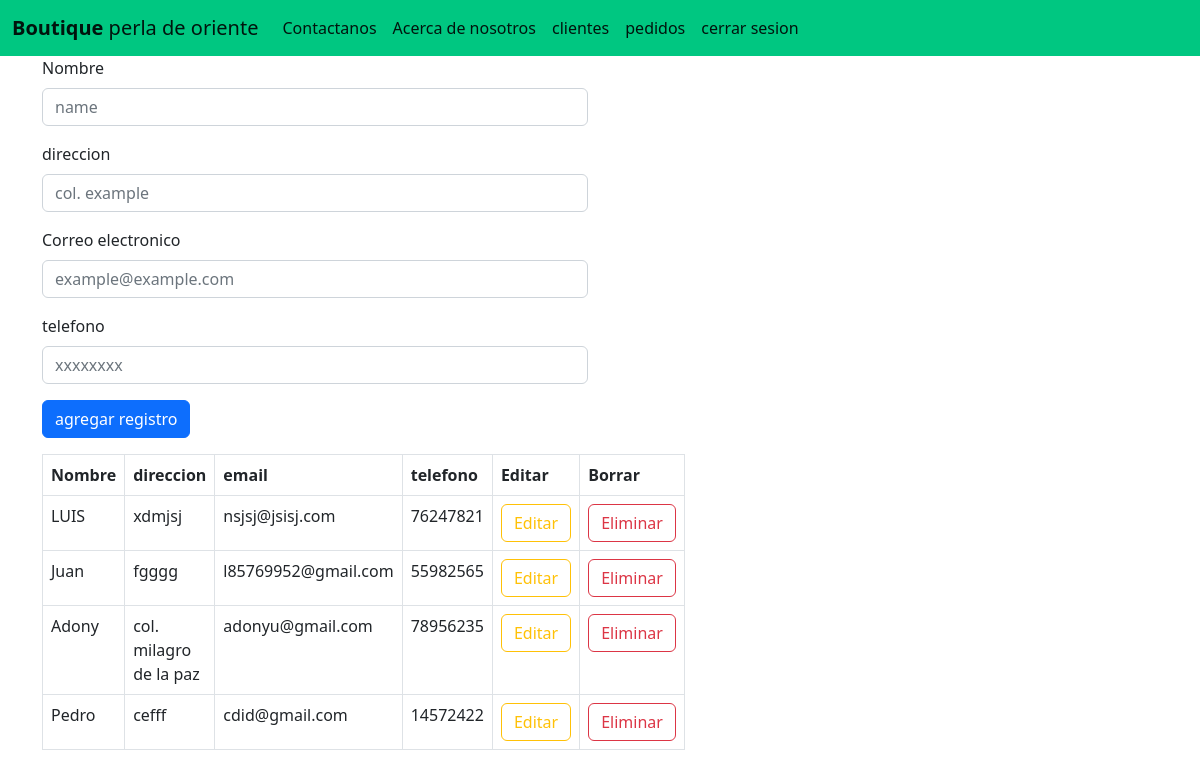
The page /clientes/ on the database as committed earlier.
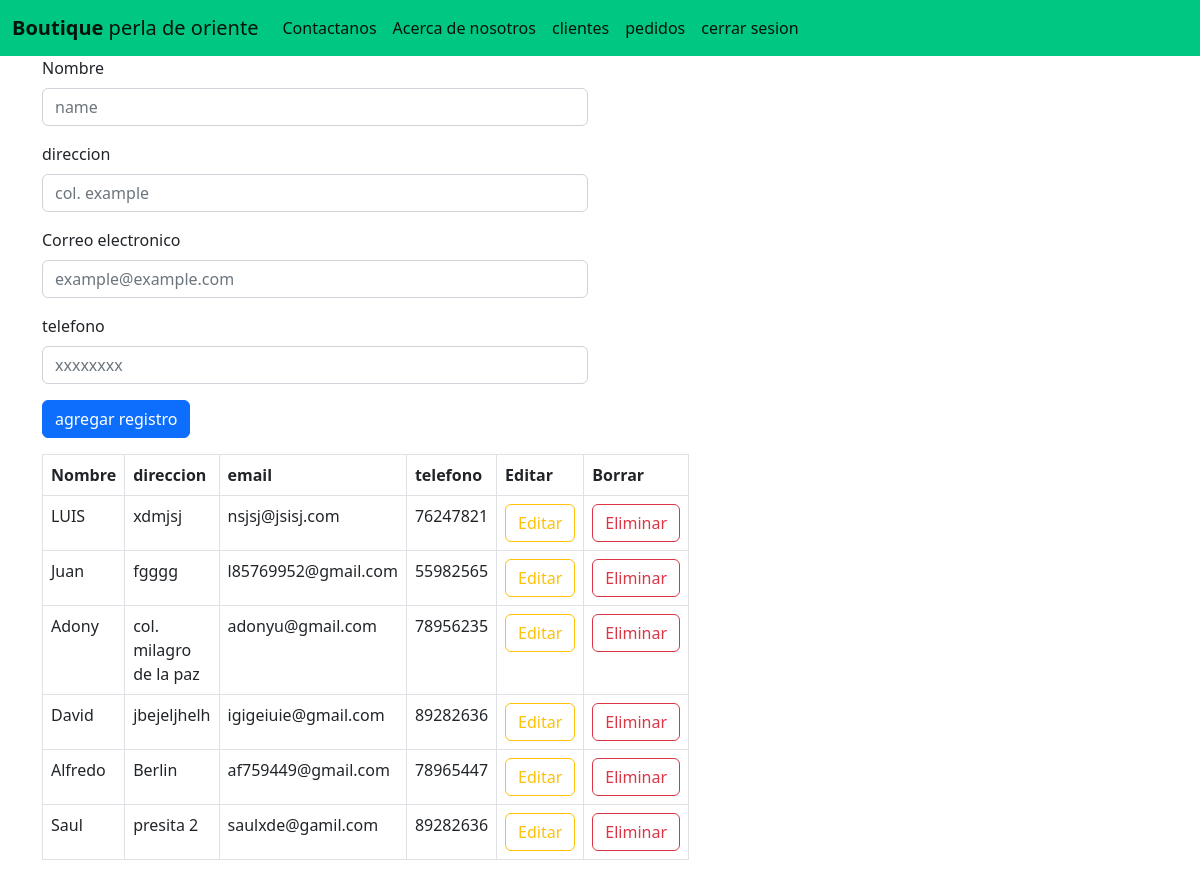
The same page on the database as committed later.
### app_tablas/models.py (models this page shows, shortened)
class Cliente(models.Model):
    nombre = models.CharField(max_length=50)
    direccion = models.CharField(max_length=80)
    email = models.EmailField()
    tfno = models.CharField(max_length=9)

### app_tablas/views.py (the view)
# urls.py: path('clientes/', clientes),
def clientes(request):
    cliente = Cliente.objects.all()
    return render(request, "clientes.html", {"cliente":cliente})

### app_tablas/Templates/clientes.html (shortened to what this page needs)
{%load static%}
<!DOCTYPE html>
<head>
    <link href="{%static 'lib/bootstrap/css/bootstrap.css'%}" rel="stylesheet" >
<body>
    <nav class="navbar  navbar-expand" style="background-color: #00c781;">
        <div class="container-fluid">
          <a class="navbar-brand" href="/principal"><b>Boutique</b> perla de oriente</a>
              <ul class="navbar-nav me-auto mb-2 mb-lg-0">
                <li class="nav-item">
                  <a class="nav-link active" aria-current="page" href="/contacto">Contactanos</a>
                </li>
                <li class="nav-item">
                  <a class="nav-link active" href="/about">Acerca de nosotros</a>
                </li>
                <li class="nav-item">
                  <a class="nav-link active" href="/clientes">clientes</a>
                </li>
                <li class="nav-item">
                  <a class="nav-link active" href="/pedidos">pedidos</a>
                </li>
                <li class="nav-item">
                  <a class="nav-link active" href="/cerrarsesion/">cerrar sesion</a>
                </li>
          </div>
      </nav>
{% block content%}
      <div class="container text-centyer">
        <div class="row">
          <div class="col-6 ">
            <form action="/regclientes/", method="post">{% csrf_token %}
              <div class="mb-3">
                <label for="exampleFormControlInput1" class="form-label">Nombre</label>
                <input type="text" class="form-control" name="name1"  id="name1" placeholder="name">
              </div>
              <div class="mb-3">
                <label for="exampleFormControlInput1" class="form-label">direccion</label>
                <input type="text" class="form-control" name="dic1" id="dic1" placeholder="col. example">
              </div>
              <div class="mb-3">
                <label for="exampleFormControlInput1" class="form-label">Correo electronico</label>
                <input type="email" class="form-control" name="ema1"  id="ema1"placeholder="example@example.com">
              </div>
              <div class="mb-3">
                <label for="exampleFormControlInput1" class="form-label">telefono</label>
                <input type="text" class="form-control" name="tfno1" id="tfno1" placeholder="xxxxxxxx">
              </div>
              <div class="col-auto">
            <button type="submit" class="btn btn-primary mb-3">agregar registro</button>
          </div>
        </form>
            <table id="mostrar" class="table table-bordered table-hover">
              <thead>
                <tr>
                <th>Nombre</th>
                <th>direccion</th>
                <th>email</th>
                <th>telefono</th>
                <th>Editar</th>
                <th>Borrar</th>
              </tr>
              </thead>
              <tbody>
                {%for cli in cliente %}
                <tr>
                  <td>{{cli.nombre}}</td>
                  <td>{{cli.direccion}}</td>
                  <td>{{cli.email}}</td>
                  <td>{{cli.tfno}}</td>
                  <td><a href="/editclientes/{{cli.id}}" class="btn btn-outline-warning">Editar</a></td>
                  <td><a href="/elimclientes/{{cli.id}}" class="btn btn-outline-danger">Eliminar</a></td>
                  {% endfor %}
                </tr>
              </tbody>
            </table>
          </div>
        </div>
      </div>
      {% endblock %}
</body>

Rows that differ between the two databases and show on the page:
removed Cliente: nombre "Pedro", direccion "cefff", email "cdid@gmail.com", tfno "14572422"
added Cliente: nombre "David", direccion "jbejeljhelh", email "igigeiuie@gmail.com", tfno "89282636"
added Cliente: nombre "Alfredo", direccion "Berlin", email "af759449@gmail.com", tfno "78965447"
added Cliente: nombre "Saul", direccion "presita 2", email "saulxde@gamil.com", tfno "89282636"
